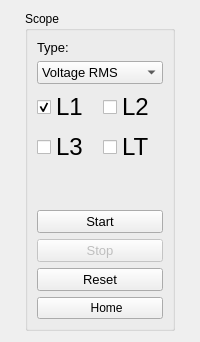
      <widget class="QWidget" name="tabScope">
       <attribute name="title">
        <string>Scope</string>
       </attribute>
       <layout class="QGridLayout" name="gridLayout_3">
        <item row="0" column="0">
         <widget class="QGroupBox" name="groupBox_3">
          <property name="sizePolicy">
           <sizepolicy hsizetype="Fixed" vsizetype="Minimum">
            <horstretch>0</horstretch>
            <verstretch>0</verstretch>
           </sizepolicy>
          </property>
          <property name="minimumSize">
           <size>
            <width>150</width>
            <height>0</height>
           </size>
          </property>
          <property name="title">
           <string>Scope</string>
          </property>
          <layout class="QGridLayout" name="gridLayout_9">
           <item row="1" column="0">
            <widget class="QLabel" name="label">
             <property name="sizePolicy">
              <sizepolicy hsizetype="Minimum" vsizetype="Minimum">
               <horstretch>0</horstretch>
               <verstretch>0</verstretch>
              </sizepolicy>
             </property>
             <property name="font">
              <font>
               <pointsize>10</pointsize>
              </font>
             </property>
             <property name="text">
              <string>Type:</string>
             </property>
            </widget>
           </item>
           <item row="8" column="0" colspan="2">
            <widget class="QPushButton" name="pushButtonOsciStart">
             <property name="font">
              <font>
               <pointsize>10</pointsize>
              </font>
             </property>
             <property name="text">
              <string>Start</string>
             </property>
            </widget>
           </item>
           <item row="9" column="0" colspan="2">
            <widget class="QPushButton" name="pushButtonOsciStop">
             <property name="enabled">
              <bool>false</bool>
             </property>
             <property name="font">
              <font>
               <pointsize>10</pointsize>
              </font>
             </property>
             <property name="text">
              <string>Stop</string>
             </property>
            </widget>
           </item>
           <item row="10" column="0" colspan="2">
            <widget class="QPushButton" name="pushButtonOsciReset">
             <property name="font">
              <font>
               <pointsize>10</pointsize>
              </font>
             </property>
             <property name="text">
              <string>Reset</string>
             </property>
            </widget>
           </item>
           <item row="11" column="0" colspan="2">
            <widget class="QPushButton" name="pushButtonScopeHome">
             <property name="minimumSize">
              <size>
               <width>0</width>
               <height>0</height>
              </size>
             </property>
             <property name="text">
              <string>    Home</string>
             </property>
             <property name="icon">
              <iconset resource="../PowerLAB.qrc">
               <normaloff>:/images/home.svg</normaloff>:/images/home.svg</iconset>
             </property>
             <property name="iconSize">
              <size>
               <width>32</width>
               <height>32</height>
              </size>
             </property>
            </widget>
           </item>
           <item row="5" column="0">
            <widget class="QCheckBox" name="checkBoxOsciEnableL3">
             <property name="font">
              <font>
               <pointsize>18</pointsize>
              </font>
             </property>
             <property name="text">
              <string>L3</string>
             </property>
             <property name="tristate">
              <bool>false</bool>
             </property>
            </widget>
           </item>
           <item row="7" column="0">
            <spacer name="verticalSpacer">
             <property name="orientation">
              <enum>Qt::Vertical</enum>
             </property>
             <property name="sizeHint" stdset="0">
              <size>
               <width>20</width>
               <height>40</height>
              </size>
             </property>
            </spacer>
           </item>
           <item row="3" column="0">
            <widget class="QCheckBox" name="checkBoxOsciEnableL1">
             <property name="font">
              <font>
               <pointsize>18</pointsize>
              </font>
             </property>
             <property name="text">
              <string>L1</string>
             </property>
             <property name="checked">
              <bool>true</bool>
             </property>
             <property name="tristate">
              <bool>false</bool>
             </property>
            </widget>
           </item>
           <item row="3" column="1">
            <widget class="QCheckBox" name="checkBoxOsciEnableL2">
             <property name="font">
              <font>
               <pointsize>18</pointsize>
              </font>
             </property>
             <property name="text">
              <string>L2</string>
             </property>
             <property name="tristate">
              <bool>false</bool>
             </property>
            </widget>
           </item>
           <item row="5" column="1">
            <widget class="QCheckBox" name="checkBoxOsciEnableLT">
             <property name="font">
              <font>
               <pointsize>18</pointsize>
              </font>
             </property>
             <property name="text">
              <string>LT</string>
             </property>
             <property name="tristate">
              <bool>false</bool>
             </property>
            </widget>
           </item>
           <item row="2" column="0" colspan="2">
            <widget class="QComboBox" name="comboBoxOsci">
             <property name="font">
              <font>
               <pointsize>10</pointsize>
              </font>
             </property>
             <item>
              <property name="text">
               <string>Voltage RMS</string>
              </property>
             </item>
             <item>
              <property name="text">
               <string>Current RMS</string>
              </property>
             </item>
             <item>
              <property name="text">
               <string>Active Power</string>
              </property>
             </item>
             <item>
              <property name="text">
               <string>Reactive Power</string>
              </property>
             </item>
             <item>
              <property name="text">
               <string>Apparent Power</string>
              </property>
             </item>
            </widget>
           </item>
          </layout>
         </widget>
        </item>
        <item row="0" column="1">
         <layout class="QVBoxLayout" name="layoutOscilloscope"/>
        </item>
       </layout>
      </widget>
